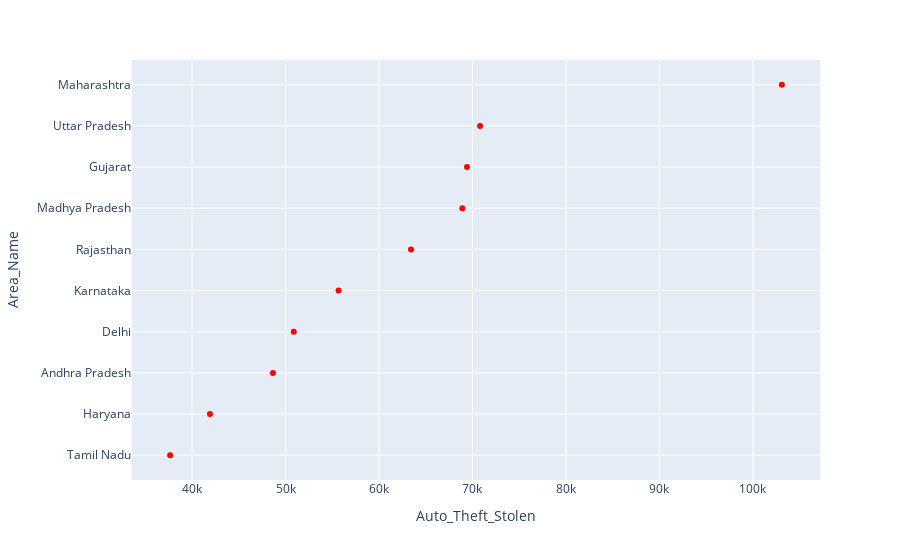

The notebook cell saved with this chart:
### Code cell
motor_c = auto_theft[auto_theft['Sub_Group_Name']=='1. Motor Cycles/ Scooters']

g8 = pd.DataFrame(motor_c.groupby(['Area_Name'])['Auto_Theft_Stolen'].sum().reset_index())
g8_sorted = g8.sort_values(['Auto_Theft_Stolen'],ascending=True)
fig = px.scatter(g8_sorted.iloc[-10:,:], y='Area_Name', x='Auto_Theft_Stolen',
             orientation='h',color_discrete_sequence=["red"])
fig.show()

### Figure 1 — Plotly figure (JSON) as saved in the notebook; plotly's stock layout.template omitted (floating-point values rounded to 4 significant figures)
{"data": [{"hovertemplate": "Auto_Theft_Stolen=%{x}<br>Area_Name=%{y}<extra></extra>", "legendgroup": "", "marker": {"color": "red", "symbol": "circle"}, "mode": "markers", "name": "", "orientation": "h", "showlegend": false, "type": "scatter", "x": [37656, 41915, 48654, 50884, 55673, 63423, 68913, 69414, 70810, 103096], "xaxis": "x", "y": ["Tamil Nadu", "Haryana", "Andhra Pradesh", "Delhi", "Karnataka", "Rajasthan", "Madhya Pradesh", "Gujarat", "Uttar Pradesh", "Maharashtra"], "yaxis": "y"}], "layout": {"legend": {"tracegroupgap": 0}, "margin": {"t": 60}, "xaxis": {"anchor": "y", "domain": [0, 1], "title": {"text": "Auto_Theft_Stolen"}, "type": "linear", "range": [33670.0, 107100.0], "autorange": true}, "yaxis": {"anchor": "x", "domain": [0, 1], "title": {"text": "Area_Name"}, "type": "category", "range": [-0.6381, 9.638], "autorange": true}, "autosize": true}}
